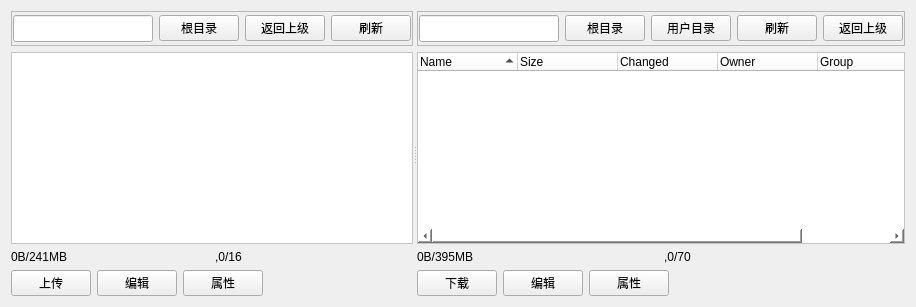
          <widget class="QWidget" name="stackedWidgetPage5">
           <layout class="QVBoxLayout" name="verticalLayout_65">
            <item>
             <widget class="QSplitter" name="splitter">
              <property name="orientation">
               <enum>Qt::Horizontal</enum>
              </property>
              <widget class="QWidget" name="layoutWidget">
               <layout class="QVBoxLayout" name="verticalLayout_11">
                <item>
                 <widget class="QFrame" name="frame_local">
                  <property name="sizePolicy">
                   <sizepolicy hsizetype="Expanding" vsizetype="Fixed">
                    <horstretch>0</horstretch>
                    <verstretch>0</verstretch>
                   </sizepolicy>
                  </property>
                  <property name="minimumSize">
                   <size>
                    <width>0</width>
                    <height>35</height>
                   </size>
                  </property>
                  <property name="maximumSize">
                   <size>
                    <width>16777215</width>
                    <height>35</height>
                   </size>
                  </property>
                  <property name="frameShape">
                   <enum>QFrame::StyledPanel</enum>
                  </property>
                  <property name="frameShadow">
                   <enum>QFrame::Raised</enum>
                  </property>
                  <layout class="QHBoxLayout" name="horizontalLayout_24">
                   <property name="leftMargin">
                    <number>1</number>
                   </property>
                   <property name="topMargin">
                    <number>1</number>
                   </property>
                   <property name="rightMargin">
                    <number>1</number>
                   </property>
                   <property name="bottomMargin">
                    <number>1</number>
                   </property>
                   <item>
                    <widget class="QLineEdit" name="lineEdit_ftp_localPath">
                     <property name="sizePolicy">
                      <sizepolicy hsizetype="Expanding" vsizetype="Fixed">
                       <horstretch>0</horstretch>
                       <verstretch>0</verstretch>
                      </sizepolicy>
                     </property>
                     <property name="font">
                      <font>
                       <family>Arial</family>
                       <pointsize>12</pointsize>
                       <weight>50</weight>
                       <italic>false</italic>
                       <bold>false</bold>
                      </font>
                     </property>
                    </widget>
                   </item>
                   <item>
                    <widget class="QPushButton" name="pushButton_localFile_reset">
                     <property name="text">
                      <string>根目录</string>
                     </property>
                    </widget>
                   </item>
                   <item>
                    <widget class="QPushButton" name="pushButton_localFileUp">
                     <property name="text">
                      <string>返回上级</string>
                     </property>
                    </widget>
                   </item>
                   <item>
                    <widget class="QPushButton" name="pushButton_14">
                     <property name="text">
                      <string>刷新</string>
                     </property>
                    </widget>
                   </item>
                  </layout>
                 </widget>
                </item>
                <item>
                 <widget class="QTreeView" name="treeView">
                  <property name="contextMenuPolicy">
                   <enum>Qt::CustomContextMenu</enum>
                  </property>
                  <property name="styleSheet">
                   <string notr="true">background-color: rgb(255, 255, 255);</string>
                  </property>
                  <property name="editTriggers">
                   <set>QAbstractItemView::DoubleClicked|QAbstractItemView::SelectedClicked</set>
                  </property>
                  <property name="tabKeyNavigation">
                   <bool>true</bool>
                  </property>
                  <property name="dragEnabled">
                   <bool>true</bool>
                  </property>
                  <property name="dragDropMode">
                   <enum>QAbstractItemView::DragDrop</enum>
                  </property>
                  <property name="alternatingRowColors">
                   <bool>true</bool>
                  </property>
                  <property name="selectionMode">
                   <enum>QAbstractItemView::ExtendedSelection</enum>
                  </property>
                  <property name="rootIsDecorated">
                   <bool>false</bool>
                  </property>
                  <property name="itemsExpandable">
                   <bool>false</bool>
                  </property>
                  <property name="sortingEnabled">
                   <bool>true</bool>
                  </property>
                  <property name="expandsOnDoubleClick">
                   <bool>false</bool>
                  </property>
                 </widget>
                </item>
                <item>
                 <layout class="QHBoxLayout" name="horizontalLayout_63">
                  <item>
                   <widget class="QLabel" name="label_2">
                    <property name="text">
                     <string>0B/241MB</string>
                    </property>
                   </widget>
                  </item>
                  <item>
                   <widget class="QLabel" name="label_5">
                    <property name="text">
                     <string>,0/16</string>
                    </property>
                   </widget>
                  </item>
                 </layout>
                </item>
                <item>
                 <layout class="QHBoxLayout" name="horizontalLayout_45">
                  <item>
                   <widget class="QPushButton" name="pushButton_3">
                    <property name="sizePolicy">
                     <sizepolicy hsizetype="Fixed" vsizetype="Fixed">
                      <horstretch>0</horstretch>
                      <verstretch>0</verstretch>
                     </sizepolicy>
                    </property>
                    <property name="text">
                     <string>上传</string>
                    </property>
                   </widget>
                  </item>
                  <item>
                   <widget class="QPushButton" name="pushButton_17">
                    <property name="sizePolicy">
                     <sizepolicy hsizetype="Fixed" vsizetype="Fixed">
                      <horstretch>0</horstretch>
                      <verstretch>0</verstretch>
                     </sizepolicy>
                    </property>
                    <property name="text">
                     <string>编辑</string>
                    </property>
                   </widget>
                  </item>
                  <item>
                   <widget class="QPushButton" name="pushButton_20">
                    <property name="sizePolicy">
                     <sizepolicy hsizetype="Fixed" vsizetype="Fixed">
                      <horstretch>0</horstretch>
                      <verstretch>0</verstretch>
                     </sizepolicy>
                    </property>
                    <property name="text">
                     <string>属性</string>
                    </property>
                   </widget>
                  </item>
                  <item>
                   <spacer name="horizontalSpacer_10">
                    <property name="orientation">
                     <enum>Qt::Horizontal</enum>
                    </property>
                    <property name="sizeHint" stdset="0">
                     <size>
                      <width>40</width>
                      <height>20</height>
                     </size>
                    </property>
                   </spacer>
                  </item>
                 </layout>
                </item>
               </layout>
              </widget>
              <widget class="QWidget" name="layoutWidget">
               <layout class="QVBoxLayout" name="verticalLayout_29">
                <item>
                 <widget class="QFrame" name="frame_remote">
                  <property name="sizePolicy">
                   <sizepolicy hsizetype="Preferred" vsizetype="Fixed">
                    <horstretch>0</horstretch>
                    <verstretch>0</verstretch>
                   </sizepolicy>
                  </property>
                  <property name="minimumSize">
                   <size>
                    <width>0</width>
                    <height>35</height>
                   </size>
                  </property>
                  <property name="maximumSize">
                   <size>
                    <width>16777215</width>
                    <height>35</height>
                   </size>
                  </property>
                  <property name="frameShape">
                   <enum>QFrame::StyledPanel</enum>
                  </property>
                  <property name="frameShadow">
                   <enum>QFrame::Raised</enum>
                  </property>
                  <layout class="QHBoxLayout" name="horizontalLayout_23">
                   <property name="leftMargin">
                    <number>1</number>
                   </property>
                   <property name="topMargin">
                    <number>1</number>
                   </property>
                   <property name="rightMargin">
                    <number>1</number>
                   </property>
                   <property name="bottomMargin">
                    <number>1</number>
                   </property>
                   <item>
                    <widget class="QLineEdit" name="lineEdit_ftp_remotePath">
                     <property name="sizePolicy">
                      <sizepolicy hsizetype="Expanding" vsizetype="Fixed">
                       <horstretch>0</horstretch>
                       <verstretch>0</verstretch>
                      </sizepolicy>
                     </property>
                     <property name="font">
                      <font>
                       <family>Arial</family>
                       <pointsize>12</pointsize>
                       <weight>50</weight>
                       <italic>false</italic>
                       <bold>false</bold>
                      </font>
                     </property>
                    </widget>
                   </item>
                   <item>
                    <widget class="QPushButton" name="pushButton_15">
                     <property name="text">
                      <string>根目录</string>
                     </property>
                    </widget>
                   </item>
                   <item>
                    <widget class="QPushButton" name="pushButton_13">
                     <property name="text">
                      <string>用户目录</string>
                     </property>
                    </widget>
                   </item>
                   <item>
                    <widget class="QPushButton" name="pushButton_16">
                     <property name="text">
                      <string>刷新</string>
                     </property>
                    </widget>
                   </item>
                   <item>
                    <widget class="QPushButton" name="pushButton_cdToParentDir">
                     <property name="sizePolicy">
                      <sizepolicy hsizetype="Minimum" vsizetype="Fixed">
                       <horstretch>0</horstretch>
                       <verstretch>0</verstretch>
                      </sizepolicy>
                     </property>
                     <property name="text">
                      <string>返回上级</string>
                     </property>
                    </widget>
                   </item>
                  </layout>
                 </widget>
                </item>
                <item>
                 <widget class="QTreeWidget" name="treeWidget">
                  <property name="sizePolicy">
                   <sizepolicy hsizetype="Preferred" vsizetype="Expanding">
                    <horstretch>1</horstretch>
                    <verstretch>0</verstretch>
                   </sizepolicy>
                  </property>
                  <property name="maximumSize">
                   <size>
                    <width>5000</width>
                    <height>16777215</height>
                   </size>
                  </property>
                  <property name="sizeIncrement">
                   <size>
                    <width>1</width>
                    <height>0</height>
                   </size>
                  </property>
                  <property name="contextMenuPolicy">
                   <enum>Qt::CustomContextMenu</enum>
                  </property>
                  <property name="styleSheet">
                   <string notr="true">background-color: rgb(255, 255, 255);</string>
                  </property>
                  <property name="sizeAdjustPolicy">
                   <enum>QAbstractScrollArea::AdjustToContents</enum>
                  </property>
                  <property name="tabKeyNavigation">
                   <bool>true</bool>
                  </property>
                  <property name="dragEnabled">
                   <bool>true</bool>
                  </property>
                  <property name="dragDropMode">
                   <enum>QAbstractItemView::DragDrop</enum>
                  </property>
                  <property name="defaultDropAction">
                   <enum>Qt::CopyAction</enum>
                  </property>
                  <property name="alternatingRowColors">
                   <bool>true</bool>
                  </property>
                  <property name="selectionMode">
                   <enum>QAbstractItemView::ExtendedSelection</enum>
                  </property>
                  <property name="selectionBehavior">
                   <enum>QAbstractItemView::SelectRows</enum>
                  </property>
                  <property name="textElideMode">
                   <enum>Qt::ElideRight</enum>
                  </property>
                  <property name="sortingEnabled">
                   <bool>true</bool>
                  </property>
                  <property name="allColumnsShowFocus">
                   <bool>true</bool>
                  </property>
                  <column>
                   <property name="text">
                    <string>Name</string>
                   </property>
                  </column>
                  <column>
                   <property name="text">
                    <string>Size</string>
                   </property>
                   <property name="textAlignment">
                    <set>AlignLeading|AlignVCenter</set>
                   </property>
                  </column>
                  <column>
                   <property name="text">
                    <string>Changed</string>
                   </property>
                  </column>
                  <column>
                   <property name="text">
                    <string>Owner</string>
                   </property>
                  </column>
                  <column>
                   <property name="text">
                    <string>Group</string>
                   </property>
                  </column>
                  <column>
                   <property name="text">
                    <string>Permissions</string>
                   </property>
                  </column>
                 </widget>
                </item>
                <item>
                 <layout class="QHBoxLayout" name="horizontalLayout_64">
                  <item>
                   <widget class="QLabel" name="label_3">
                    <property name="text">
                     <string>0B/395MB</string>
                    </property>
                   </widget>
                  </item>
                  <item>
                   <widget class="QLabel" name="label_30">
                    <property name="text">
                     <string>,0/70</string>
                    </property>
                   </widget>
                  </item>
                 </layout>
                </item>
                <item>
                 <layout class="QHBoxLayout" name="horizontalLayout_58">
                  <item>
                   <widget class="QPushButton" name="pushButton">
                    <property name="sizePolicy">
                     <sizepolicy hsizetype="Fixed" vsizetype="Fixed">
                      <horstretch>0</horstretch>
                      <verstretch>0</verstretch>
                     </sizepolicy>
                    </property>
                    <property name="text">
                     <string>下载</string>
                    </property>
                   </widget>
                  </item>
                  <item>
                   <widget class="QPushButton" name="pushButton_29">
                    <property name="sizePolicy">
                     <sizepolicy hsizetype="Fixed" vsizetype="Fixed">
                      <horstretch>0</horstretch>
                      <verstretch>0</verstretch>
                     </sizepolicy>
                    </property>
                    <property name="text">
                     <string>编辑</string>
                    </property>
                   </widget>
                  </item>
                  <item>
                   <widget class="QPushButton" name="pushButton_30">
                    <property name="sizePolicy">
                     <sizepolicy hsizetype="Fixed" vsizetype="Fixed">
                      <horstretch>0</horstretch>
                      <verstretch>0</verstretch>
                     </sizepolicy>
                    </property>
                    <property name="text">
                     <string>属性</string>
                    </property>
                   </widget>
                  </item>
                  <item>
                   <spacer name="horizontalSpacer_11">
                    <property name="orientation">
                     <enum>Qt::Horizontal</enum>
                    </property>
                    <property name="sizeHint" stdset="0">
                     <size>
                      <width>40</width>
                      <height>20</height>
                     </size>
                    </property>
                   </spacer>
                  </item>
                 </layout>
                </item>
               </layout>
              </widget>
             </widget>
            </item>
           </layout>
          </widget>
